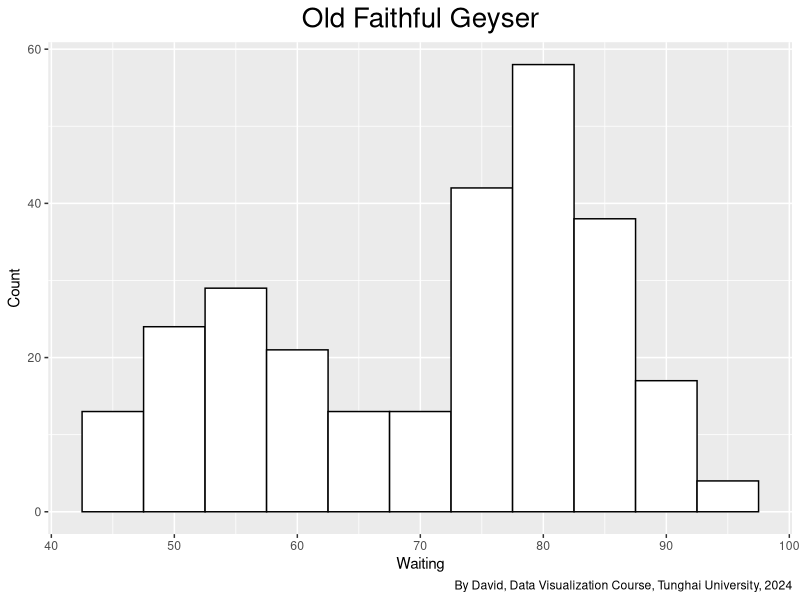
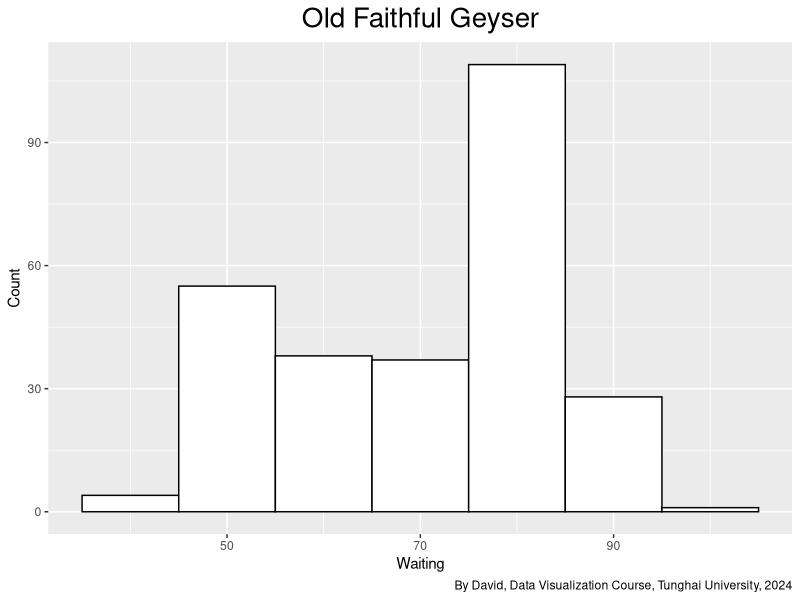
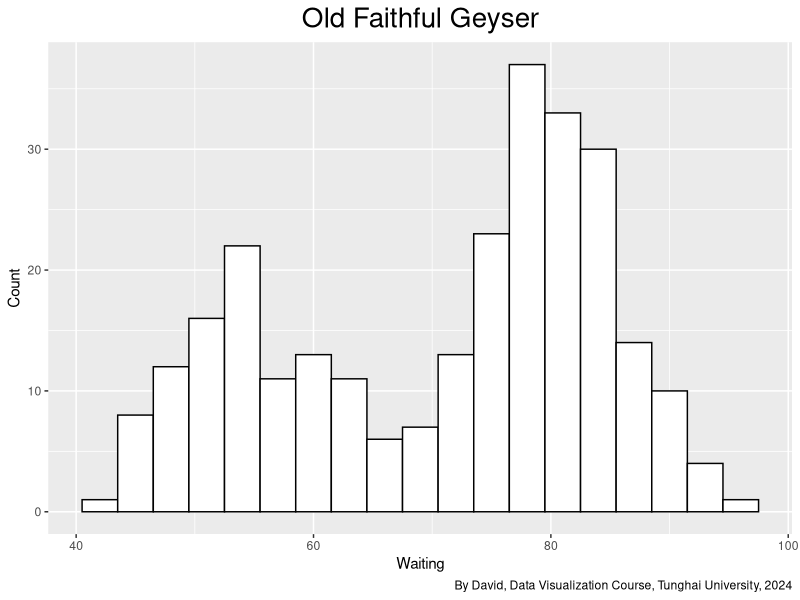
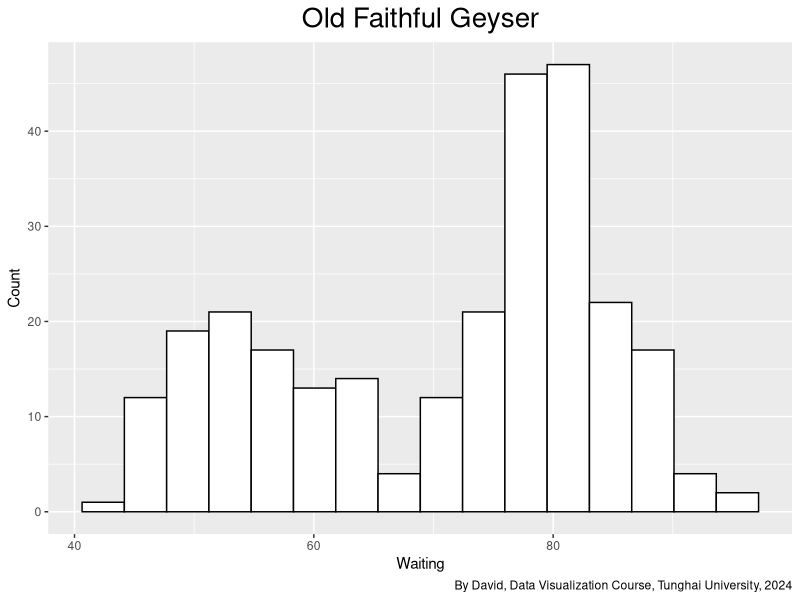
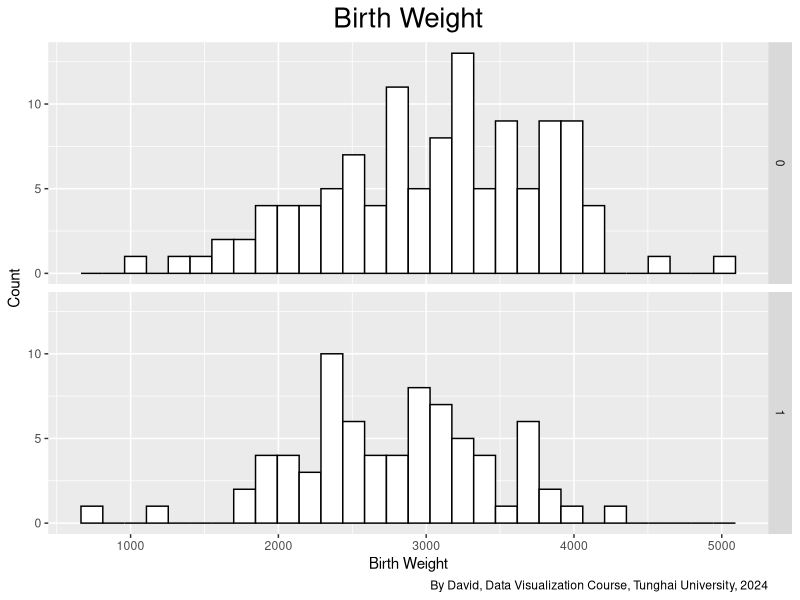
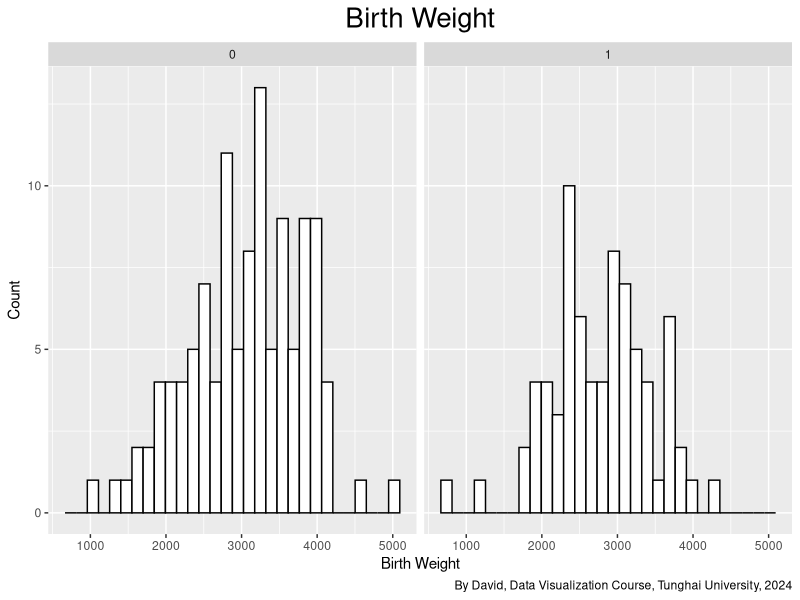
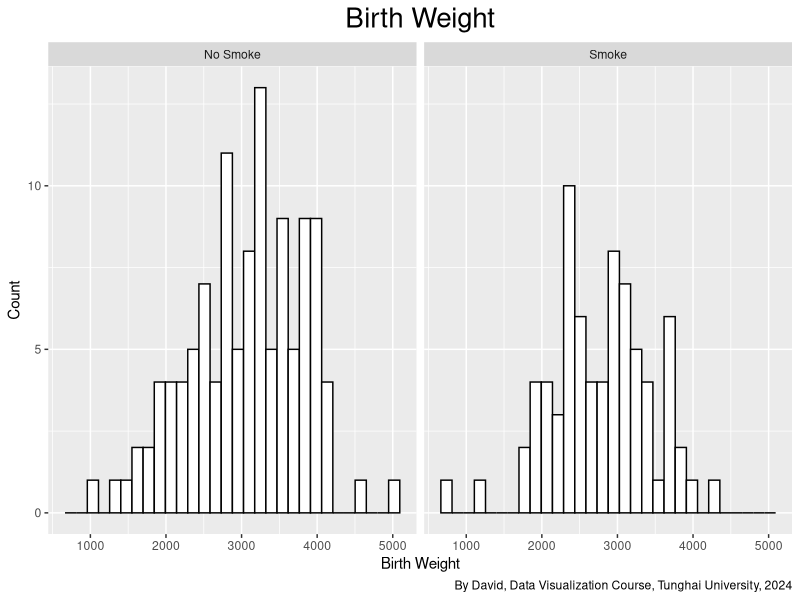
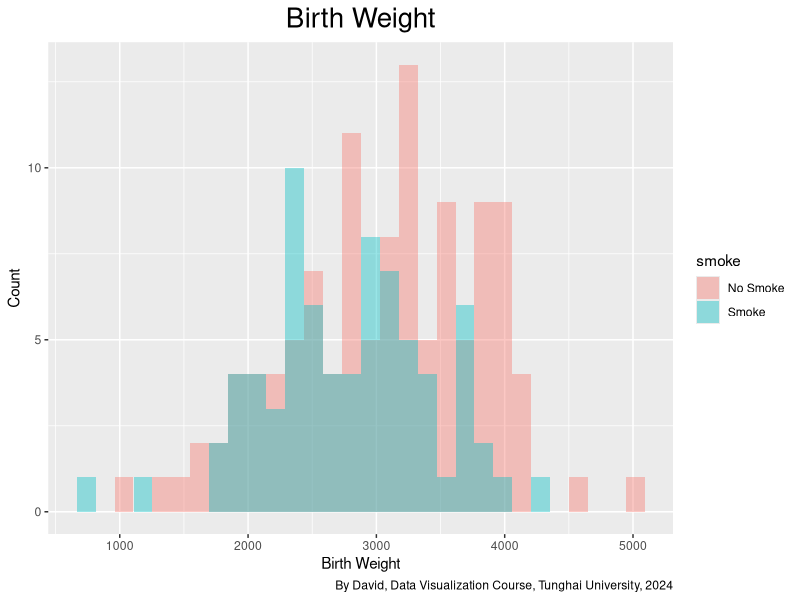

The R script that drew these images, in order:
#
# David
# Histogram
#

library(ggplot2)

ggplot(faithful, aes(x = waiting)) +
  labs(title = "Old Faithful Geyser",
       x = "Waiting",
       y = "Count",
       caption = "By David, Data Visualization Course, Tunghai University, 2024") +
  theme(plot.title = element_text(hjust = 0.5, size = 20)) +
  geom_histogram(binwidth = 5, fill = "white", colour = "black")


ggplot(faithful, aes(x = waiting)) +
  labs(title = "Old Faithful Geyser",
       x = "Waiting",
       y = "Count",
       caption = "By David, Data Visualization Course, Tunghai University, 2024") +
  theme(plot.title = element_text(hjust = 0.5, size = 20)) +
  geom_histogram(binwidth = 10, fill = "white", colour = "black")

ggplot(faithful, aes(x = waiting)) +
  labs(title = "Old Faithful Geyser",
       x = "Waiting",
       y = "Count",
       caption = "By David, Data Visualization Course, Tunghai University, 2024") +
  theme(plot.title = element_text(hjust = 0.5, size = 20)) +
  geom_histogram(binwidth = 3, fill = "white", colour = "black")


binsize <- diff(range(faithful$waiting)) / 15

ggplot(faithful, aes(x = waiting)) +
  labs(title = "Old Faithful Geyser",
       x = "Waiting",
       y = "Count",
       caption = "By David, Data Visualization Course, Tunghai University, 2024") +
  theme(plot.title = element_text(hjust = 0.5, size = 20)) +
  geom_histogram(binwidth = binsize, fill = "white", colour = "black")


library(MASS)

ggplot(birthwt, aes(x = bwt)) + 
  labs(title = "Birth Weight",
      x = "Birth Weight",
      y = "Count",
      caption = "By David, Data Visualization Course, Tunghai University, 2024") +
  theme(plot.title = element_text(hjust = 0.5, size = 20)) +
  geom_histogram(fill = "white", colour = "black") +
  facet_grid(smoke ~ .)

ggplot(birthwt, aes(x = bwt)) + 
  labs(title = "Birth Weight",
       x = "Birth Weight",
       y = "Count",
       caption = "By David, Data Visualization Course, Tunghai University, 2024") +
  theme(plot.title = element_text(hjust = 0.5, size = 20)) +
  geom_histogram(fill = "white", colour = "black") +
  facet_grid(. ~ smoke)

library(tidyverse)

birthwt$smoke <- recode_factor(birthwt$smoke, '0' = 'No Smoke', '1' = 'Smoke')

ggplot(birthwt, aes(x = bwt)) + 
  labs(title = "Birth Weight",
       x = "Birth Weight",
       y = "Count",
       caption = "By David, Data Visualization Course, Tunghai University, 2024") +
  theme(plot.title = element_text(hjust = 0.5, size = 20)) +
  geom_histogram(fill = "white", colour = "black") +
  facet_grid(. ~ smoke)


ggplot(birthwt, aes(x = bwt, fill = smoke)) +
  labs(title = "Birth Weight",
       x = "Birth Weight",
       y = "Count",
       caption = "By David, Data Visualization Course, Tunghai University, 2024") +
  theme(plot.title = element_text(hjust = 0.5, size = 20)) +
  geom_histogram(position = "identity", alpha = 0.4)

